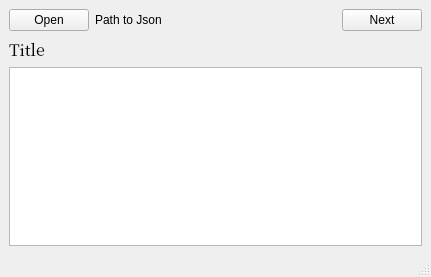
<?xml version="1.0" encoding="UTF-8"?>
<ui version="4.0">
 <class>MainWindow</class>
 <widget class="QMainWindow" name="MainWindow">
  <property name="geometry">
   <rect>
    <x>0</x>
    <y>0</y>
    <width>431</width>
    <height>277</height>
   </rect>
  </property>
  <property name="windowTitle">
   <string>MainWindow</string>
  </property>
  <widget class="QWidget" name="centralwidget">
   <layout class="QHBoxLayout" name="horizontalLayout_2">
    <item>
     <layout class="QVBoxLayout" name="verticalLayout">
      <item>
       <layout class="QHBoxLayout" name="horizontalLayout">
        <item>
         <widget class="QPushButton" name="pushButton">
          <property name="text">
           <string>Open</string>
          </property>
         </widget>
        </item>
        <item>
         <widget class="QLabel" name="lbl_path_to_json">
          <property name="text">
           <string>Path to Json</string>
          </property>
         </widget>
        </item>
        <item>
         <spacer name="horizontalSpacer">
          <property name="orientation">
           <enum>Qt::Horizontal</enum>
          </property>
          <property name="sizeHint" stdset="0">
           <size>
            <width>40</width>
            <height>20</height>
           </size>
          </property>
         </spacer>
        </item>
        <item>
         <widget class="QPushButton" name="pushButton_2">
          <property name="text">
           <string>Next</string>
          </property>
         </widget>
        </item>
       </layout>
      </item>
      <item>
       <widget class="QLabel" name="lbl_title">
        <property name="font">
         <font>
          <family>Noto Serif CJK SC</family>
          <pointsize>12</pointsize>
         </font>
        </property>
        <property name="text">
         <string>Title</string>
        </property>
        <property name="wordWrap">
         <bool>true</bool>
        </property>
       </widget>
      </item>
      <item>
       <widget class="QTextEdit" name="te_text">
        <property name="font">
         <font>
          <family>Times New Roman</family>
          <pointsize>12</pointsize>
         </font>
        </property>
       </widget>
      </item>
     </layout>
    </item>
   </layout>
  </widget>
  <widget class="QMenuBar" name="menubar">
   <property name="geometry">
    <rect>
     <x>0</x>
     <y>0</y>
     <width>431</width>
     <height>21</height>
    </rect>
   </property>
  </widget>
  <widget class="QStatusBar" name="statusbar"/>
 </widget>
 <resources/>
 <connections/>
</ui>
